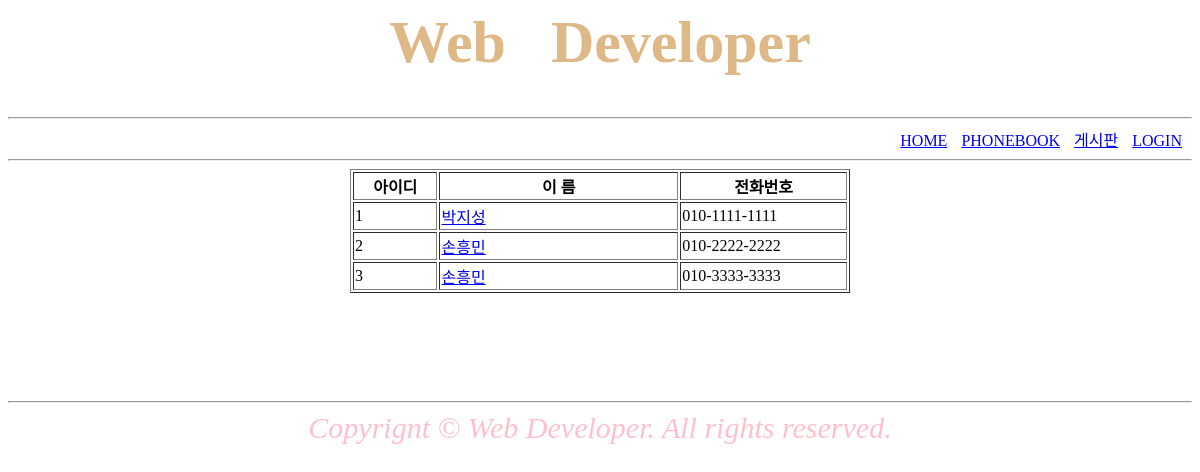
Before: /phonebook/index/ with the older database file.
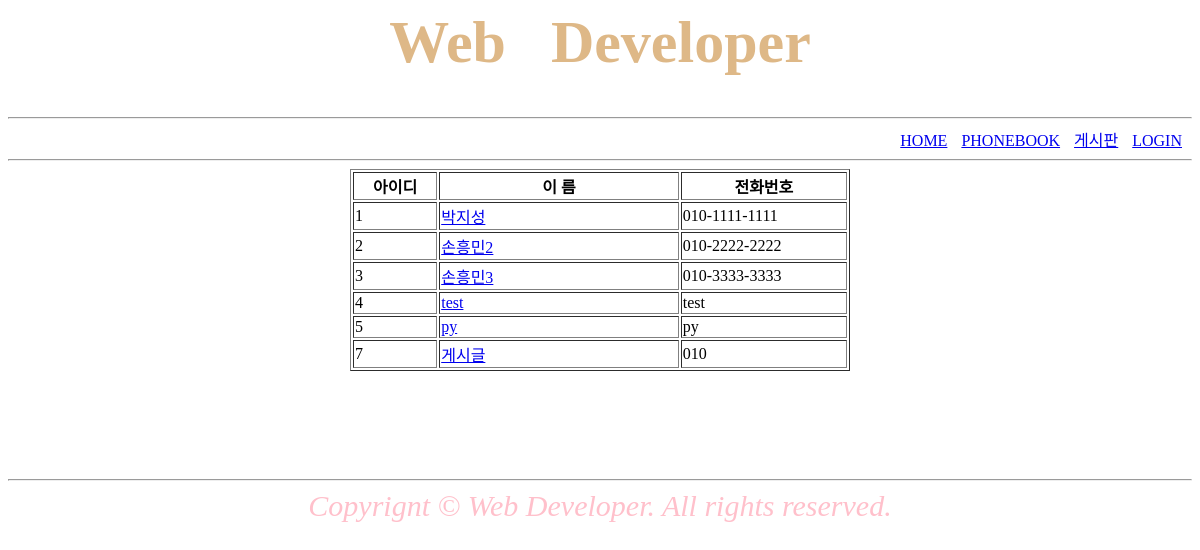
After: the same page with the newer database file.
### phonebook/models.py (models this page shows)
class PhoneBook(models.Model):
    이름 = models.CharField(max_length=50, null = False)
    전화번호 = models.CharField(max_length=20)
    이메일 = models.EmailField()
    주소 = models.CharField(max_length=200)
    생년월일 = models.DateField()
    작성자 = models.CharField(max_length=50, null = False)

### phonebook/views.py (the view)
# urls.py: path('index/', views.index, name = "index"),
def index(request):
    alluser = PhoneBook.objects.values('id','이름','전화번호')
    print(alluser)
    context = { "phonebook" : alluser }
    return render(request,"phonebook/index.html",context)

### templates/phonebook/index.html (shortened to what this page needs)
{% extends 'test/form.html' %}
{% block center %}
<div align="center">
<table border='1' width='500'>
    <tr> <th>아이디</th> <th>이 름</th> <th width="200">전화번호</th> </tr>
    {% for values in phonebook %}
    <tr>
        <td width='100'>{{values.id}}</td>
        <td width = '300'>
            <a href="{% url 'PB:detail' values.id %}"> {{ values.이름 }}</a>
        </td>
        <td width='100'>{{ values.전화번호}}</td>
    </tr>
    {% endfor %}
</table>
</div>
{% endblock %}

Changed rows visible on the page:
changed PhoneBook id 2: 이름 "손흥민" → "손흥민2"
changed PhoneBook id 3: 이름 "손흥민" → "손흥민3"
added PhoneBook: id "4", 이름 "test", 전화번호 "test"
added PhoneBook: id "5", 이름 "py", 전화번호 "py"
added PhoneBook: id "7", 이름 "게시글", 전화번호 "010"
